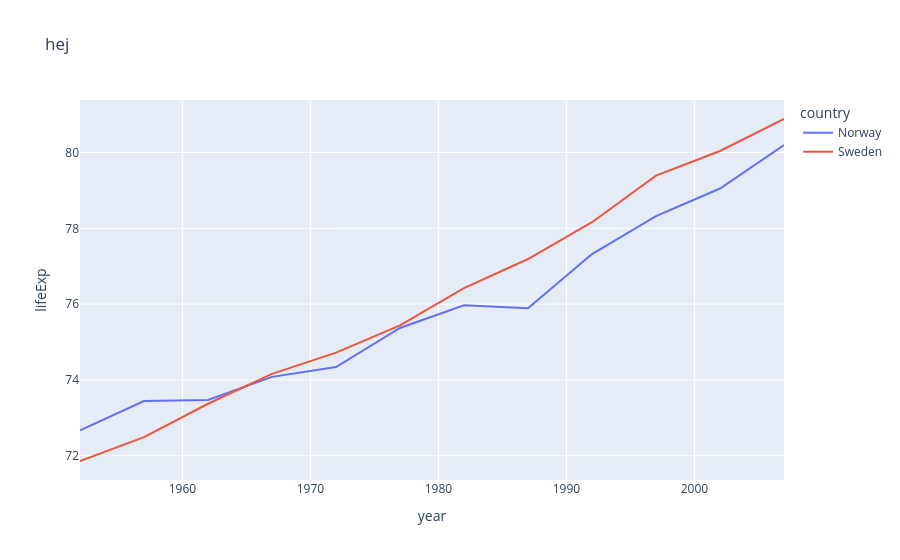

The notebook cell this image was saved under:
### Code cell
fig = px.line(nordic_df, x = 'year' , y = 'lifeExp', color='country',title= 'hej')
fig.show()

### Figure 1 — Plotly figure (JSON) as saved in the notebook; plotly's stock layout.template omitted (floating-point values rounded to 4 significant figures)
{"data": [{"hovertemplate": "country=Norway<br>year=%{x}<br>lifeExp=%{y}<extra></extra>", "legendgroup": "Norway", "line": {"color": "#636efa", "dash": "solid"}, "marker": {"symbol": "circle"}, "mode": "lines", "name": "Norway", "orientation": "v", "showlegend": true, "type": "scatter", "x": [1952, 1957, 1962, 1967, 1972, 1977, 1982, 1987, 1992, 1997, 2002, 2007], "xaxis": "x", "y": [72.67, 73.44, 73.47, 74.08, 74.34, 75.37, 75.97, 75.89, 77.32, 78.32, 79.05, 80.2], "yaxis": "y"}, {"hovertemplate": "country=Sweden<br>year=%{x}<br>lifeExp=%{y}<extra></extra>", "legendgroup": "Sweden", "line": {"color": "#EF553B", "dash": "solid"}, "marker": {"symbol": "circle"}, "mode": "lines", "name": "Sweden", "orientation": "v", "showlegend": true, "type": "scatter", "x": [1952, 1957, 1962, 1967, 1972, 1977, 1982, 1987, 1992, 1997, 2002, 2007], "xaxis": "x", "y": [71.86, 72.49, 73.37, 74.16, 74.72, 75.44, 76.42, 77.19, 78.16, 79.39, 80.04, 80.88], "yaxis": "y"}], "layout": {"legend": {"title": {"text": "country"}, "tracegroupgap": 0}, "title": {"text": "hej"}, "xaxis": {"anchor": "y", "domain": [0, 1], "title": {"text": "year"}}, "yaxis": {"anchor": "x", "domain": [0, 1], "title": {"text": "lifeExp"}}}}
